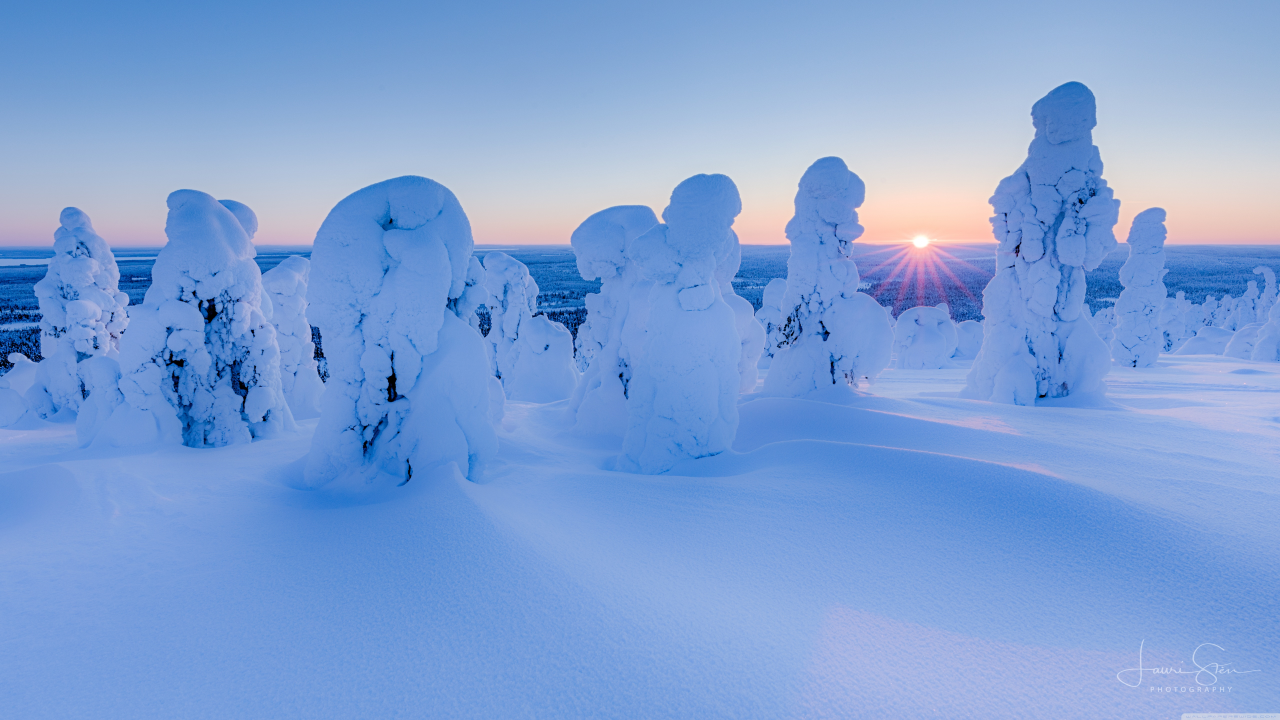
#> input picture openCV/images/h.jpg, 5120 x 2880 px, found by its file name (shown at 1/4 size)
$ python ex34_RotatingImage.py
#> lines starting #> are read from the running program, lines starting #| are printed output that depends on the picture
from cv2 import cv2
import numpy as np

myImg_ = cv2.imread('E:\\ImageProcessingdenemeleri\\images\\h.jpg')
#> myImg_ is the input picture: shape (2880, 5120, 3); mean B, G, R 213.6, 160.1, 125.9
myImg = cv2.resize(myImg_,(550,250))
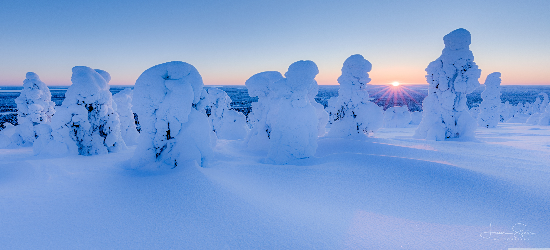
#> myImg: shape (250, 550, 3); mean B, G, R 213.5, 159.9, 125.8

rows,clms = myImg.shape[:2]
#> rows = 250; clms = 550
rotationRatio = cv2.getRotationMatrix2D((clms/2,rows/2),90,0.8)
rotatedmyImg = cv2.warpAffine(myImg,rotationRatio,(clms,rows))
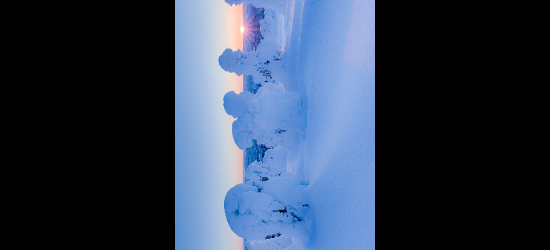
#> rotatedmyImg: shape (250, 550, 3); mean B, G, R 77.9, 58.5, 46

cv2.imshow('Original Image',myImg)
cv2.imshow('Rotated Image',rotatedmyImg)
cv2.waitKey(0)
cv2.destroyAllWindows()
